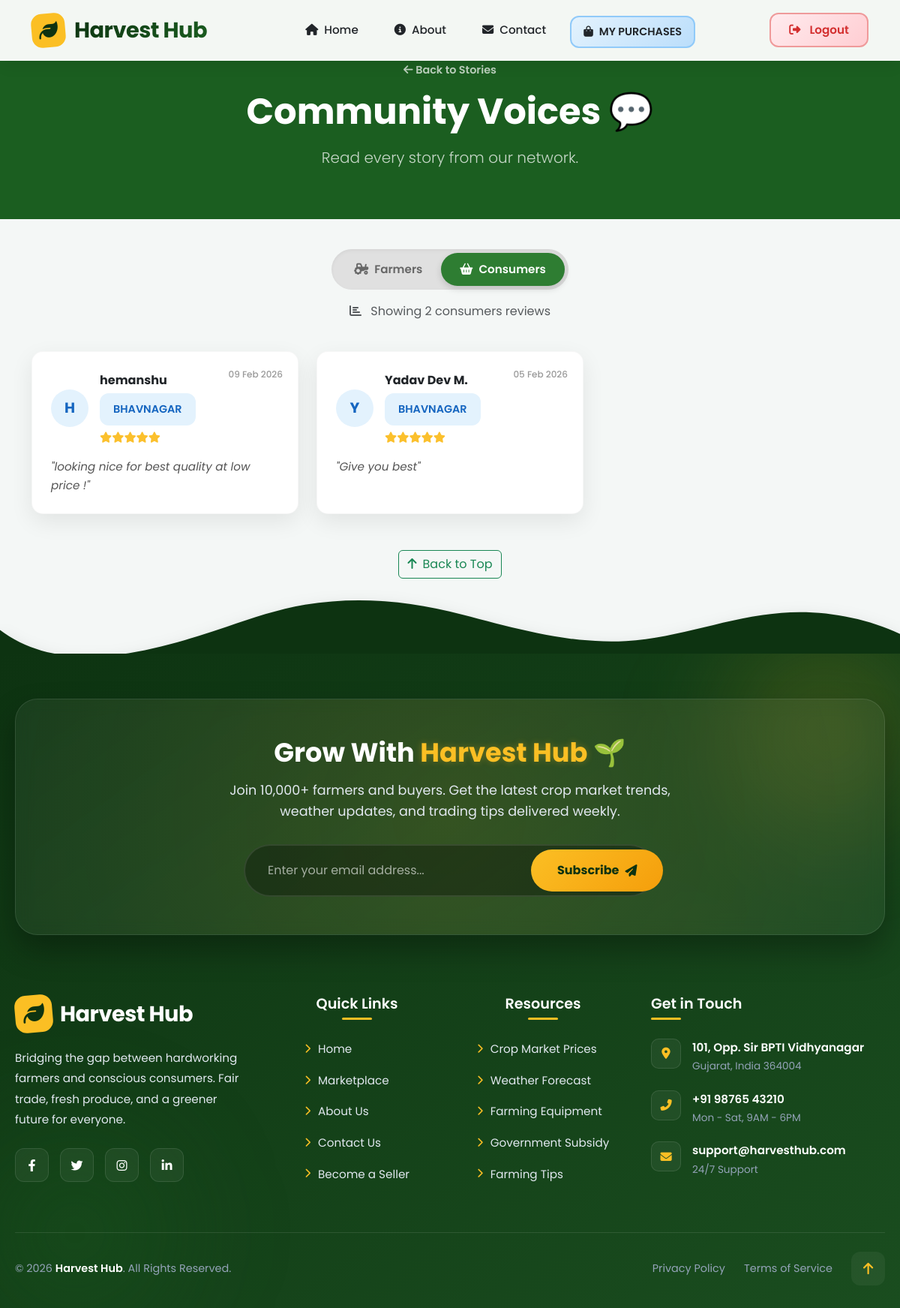
The page /all_feedback.php?tab=consumers (signed in) on the database its author committed.
### tables this page shows
CREATE TABLE `feedbacks` (
  `id` int(11) NOT NULL,
  `name` varchar(100) NOT NULL,
  `role` enum('farmer','consumer') NOT NULL,
  `location` varchar(100) NOT NULL,
  `rating` int(11) NOT NULL,
  `review` text NOT NULL,
  `created_at` timestamp NOT NULL DEFAULT current_timestamp()
);

### all_feedback.php (the view, shortened to what this page needs)
<?php
include "php/db.php";
$active_tab = isset($_GET['tab']) && $_GET['tab'] == 'consumers' ? 'consumers' : 'farmers';
$role_query = ($active_tab == 'farmers') ? 'farmer' : 'consumer';
$sql = "SELECT * FROM feedbacks WHERE role='$role_query' ORDER BY id DESC";
$result = mysqli_query($conn, $sql);
$total_reviews = mysqli_num_rows($result);
function renderStars($rating)
{
   $stars = "";
   for ($i = 0; $i < $rating; $i++) {
      $stars .= '<i class="fas fa-star"></i>';
   }
   for ($i = $rating; $i < 5; $i++) {
      $stars .= '<i class="far fa-star" style="opacity:0.3"></i>';
   }
   return $stars;
}
function formatDate($date_string)
{
   return date("d M Y", strtotime($date_string));
}
?>
<!DOCTYPE html>
<html lang="en">
<head>
   <link href="https://cdn.jsdelivr.net/npm/bootstrap@5.3.0/dist/css/bootstrap.min.css" rel="stylesheet">
   <link rel="stylesheet" href="https://cdnjs.cloudflare.com/ajax/libs/font-awesome/6.4.0/css/all.min.css">
</head>
<body>
   <?php include "navbar.php"; ?>
   <div class="page-header">
      <div class="container">
         <a href="about.php" class="back-link">
            <i class="fas fa-arrow-left"></i> Back to Stories
         </a>
         <h1 class="display-5 fw-bold mb-3">Community Voices 💬</h1>
         <p class="lead opacity-75">Read every story from our network.</p>
      </div>
   </div>
   <div class="container mb-5">
      <div class="row mb-4">
         <div class="col-12 text-center">
            <div class="toggle-switch">
               <a href="?tab=farmers" class="toggle-btn <?php echo ($active_tab == 'farmers') ? 'active' : ''; ?>">
                  <i class="fas fa-tractor"></i> Farmers
               </a>
               <a href="?tab=consumers" class="toggle-btn <?php echo ($active_tab == 'consumers') ? 'active' : ''; ?>">
                  <i class="fas fa-shopping-basket"></i> Consumers
               </a>
            </div>
            <p class="text-muted mt-3">
               <i class="fas fa-chart-bar me-2"></i>
               Showing <?php echo $total_reviews; ?> <?php echo $active_tab; ?> reviews
            </p>
         </div>
      </div>
      <?php if ($total_reviews > 0): ?>
         <div class="row row-cols-1 row-cols-md-2 row-cols-lg-3 g-4">
            <?php while ($row = mysqli_fetch_assoc($result)):
               $initial = strtoupper(substr($row['name'], 0, 1));
               $badgeClass = ($row['role'] == 'farmer') ? 'badge-farmer' : 'badge-consumer';
               $avatarColor = ($row['role'] == 'farmer') ? '' : 'color: #1565c0; background: #e3f2fd;';
               ?>
               <div class="col">
                  <div class="review-card">
                     <span class="review-date"><?php echo formatDate($row['created_at']); ?></span>
                     <div class="user-profile">
                        <div class="avatar" style="<?php echo $avatarColor; ?>"><?php echo $initial; ?></div>
                        <div>
                           <div class="fw-bold text-dark"><?php echo htmlspecialchars($row['name']); ?></div>
                           <span class="role-badge <?php echo $badgeClass; ?>">
                              <?php echo htmlspecialchars($row['location']); ?>
                           </span>
                           <div class="stars"><?php echo renderStars($row['rating']); ?></div>
                        </div>
                     </div>
                     <p class="review-text">"<?php echo htmlspecialchars($row['review']); ?>"</p>
                  </div>
               </div>
            <?php endwhile; ?>
         </div>
      <?php endif; ?>
      <div class="row mt-5">
         <div class="col-12 text-center">
            <a href="#" class="btn btn-outline-success" onclick="window.scrollTo({top: 0, behavior: 'smooth'});">
               <i class="fas fa-arrow-up me-2"></i>Back to Top
            </a>
         </div>
      </div>
   </div>
   <?php include "footer.php"; ?>
</body>
</html>

### all_feedback.php (style rules this page uses)
:root { --primary: #2e7d32; --dark: #1b5e20; --accent: #fbc02d; --light-bg: #f4f7f6; --white: #ffffff; --shadow: 0 10px 30px rgba(0, 0, 0, 0.08); --text-dark: #333; }
body, h1, h2, h3, p, button, input, a { font-family: 'Poppins', sans-serif; }
body { background-color: var(--light-bg); margin: 0; color: var(--text-dark); line-height: 1.6; }
.page-header { background: var(--dark); color: white; padding: 80px 20px 50px; text-align: center; margin-bottom: 40px; }
.back-link { color: rgba(255, 255, 255, 0.7); text-decoration: none; font-weight: 600; font-size: 0.9rem; display: inline-block; margin-bottom: 15px; transition: 0.3s; }
.review-card { background: var(--white); padding: 25px; border-radius: 15px; box-shadow: var(--shadow); border: 1px solid rgba(0, 0, 0, 0.03); transition: 0.3s; height: 100%; position: relative; }
.review-date { position: absolute; top: 20px; right: 20px; font-size: 0.75rem; color: #999; font-weight: 500; }
.user-profile { display: flex; align-items: center; gap: 15px; margin-bottom: 15px; }
.avatar { width: 50px; height: 50px; background: #f0f0f0; border-radius: 50%; display: flex; align-items: center; justify-content: center; font-weight: bold; color: var(--dark); font-size: 1.2rem; flex-shrink: 0; }
.role-badge { font-size: 0.7rem; padding: 3px 10px; border-radius: 20px; text-transform: uppercase; font-weight: 700; margin-top: 5px; display: inline-block; }
.badge-consumer { background: #e3f2fd; color: #1565c0; border: 1px solid #bbdefb; }
.stars { color: var(--accent); font-size: 0.9rem; margin-top: 5px; }
.review-text { font-style: italic; color: #555; font-size: 0.95rem; line-height: 1.6; margin-bottom: 0; }
.toggle-switch { background: #e0e0e0; border-radius: 50px; padding: 5px; display: flex; box-shadow: inset 0 2px 5px rgba(0, 0, 0, 0.05); width: fit-content; margin: 0 auto; }
.toggle-btn { padding: 10px 25px; border-radius: 50px; font-weight: 600; color: #666; text-decoration: none; transition: 0.3s; display: flex; align-items: center; gap: 8px; font-size: 0.95rem; }
.toggle-btn.active { background: var(--primary); color: white; box-shadow: 0 4px 10px rgba(0, 0, 0, 0.15); }

### navbar.php (style rules this page uses)
.role-badge { display: inline-flex; align-items: center; gap: 8px; padding: 8px 16px; border-radius: 12px; font-weight: 600; font-size: 0.9rem; text-decoration: none; transition: var(--nav-transition); border: 2px solid transparent; }

### rows shown on the page
feedbacks: created_at "09 Feb 2026", name "H", name "hemanshu", location "BHAVNAGAR", rating 5 (drawn), review "looking nice for best quality at low price !"
feedbacks: created_at "05 Feb 2026", name "Y", name "Yadav Dev M.", location "BHAVNAGAR", rating 5 (drawn), review "Give you best"

### other values the page prints
$total_reviews "2"
$active_tab "consumers"
